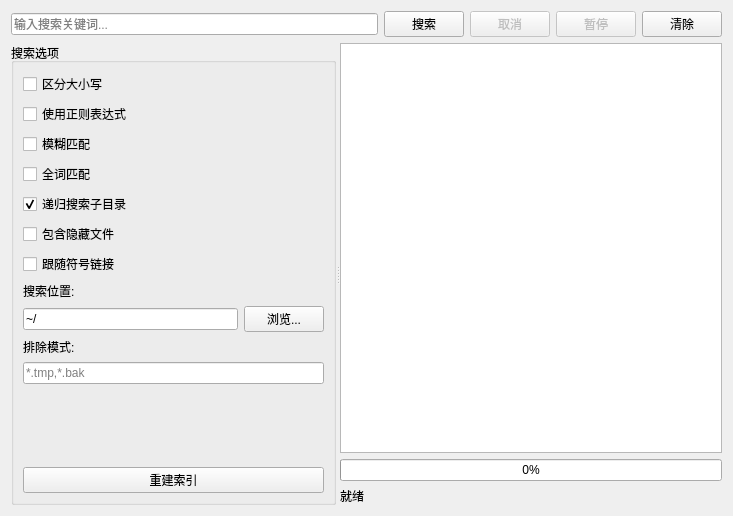
<?xml version="1.0" encoding="UTF-8"?>
<ui version="4.0">
 <class>SearchWidget</class>
 <widget class="QWidget" name="SearchWidget">
  <property name="geometry">
   <rect>
    <x>0</x>
    <y>0</y>
    <width>733</width>
    <height>516</height>
   </rect>
  </property>
  <property name="windowTitle">
   <string>Form</string>
  </property>
  <layout class="QVBoxLayout" name="verticalLayout">
   <item>
    <layout class="QHBoxLayout" name="horizontalLayout">
     <item>
      <widget class="QLineEdit" name="searchEdit">
       <property name="placeholderText">
        <string>输入搜索关键词...</string>
       </property>
      </widget>
     </item>
     <item>
      <widget class="QPushButton" name="searchButton">
       <property name="text">
        <string>搜索</string>
       </property>
      </widget>
     </item>
     <item>
      <widget class="QPushButton" name="cancelButton">
       <property name="enabled">
        <bool>false</bool>
       </property>
       <property name="text">
        <string>取消</string>
       </property>
      </widget>
     </item>
     <item>
      <widget class="QPushButton" name="pauseButton">
       <property name="enabled">
        <bool>false</bool>
       </property>
       <property name="text">
        <string>暂停</string>
       </property>
      </widget>
     </item>
     <item>
      <widget class="QPushButton" name="clearButton">
       <property name="text">
        <string>清除</string>
       </property>
      </widget>
     </item>
    </layout>
   </item>
   <item>
    <widget class="QSplitter" name="splitter">
     <property name="orientation">
      <enum>Qt::Horizontal</enum>
     </property>
     <widget class="QGroupBox" name="optionsGroup">
      <property name="title">
       <string>搜索选项</string>
      </property>
      <layout class="QVBoxLayout" name="verticalLayout_2">
       <item>
        <widget class="QCheckBox" name="caseSensitiveCheck">
         <property name="text">
          <string>区分大小写</string>
         </property>
        </widget>
       </item>
       <item>
        <widget class="QCheckBox" name="regexCheck">
         <property name="text">
          <string>使用正则表达式</string>
         </property>
        </widget>
       </item>
       <item>
        <widget class="QCheckBox" name="fuzzyMatchCheck">
         <property name="text">
          <string>模糊匹配</string>
         </property>
        </widget>
       </item>
       <item>
        <widget class="QCheckBox" name="wholeWordCheck">
         <property name="text">
          <string>全词匹配</string>
         </property>
        </widget>
       </item>
       <item>
        <widget class="QCheckBox" name="recursiveCheck">
         <property name="text">
          <string>递归搜索子目录</string>
         </property>
         <property name="checked">
          <bool>true</bool>
         </property>
        </widget>
       </item>
       <item>
        <widget class="QCheckBox" name="hiddenFilesCheck">
         <property name="text">
          <string>包含隐藏文件</string>
         </property>
        </widget>
       </item>
       <item>
        <widget class="QCheckBox" name="followSymlinksCheck">
         <property name="text">
          <string>跟随符号链接</string>
         </property>
        </widget>
       </item>
       <item>
        <widget class="QLabel" name="label">
         <property name="text">
          <string>搜索位置:</string>
         </property>
        </widget>
       </item>
       <item>
        <layout class="QHBoxLayout" name="horizontalLayout_2">
         <item>
          <widget class="QLineEdit" name="pathEdit">
           <property name="text">
            <string>~/</string>
           </property>
          </widget>
         </item>
         <item>
          <widget class="QPushButton" name="browseButton">
           <property name="text">
            <string>浏览...</string>
           </property>
          </widget>
         </item>
        </layout>
       </item>
       <item>
        <widget class="QLabel" name="label_2">
         <property name="text">
          <string>排除模式:</string>
         </property>
        </widget>
       </item>
       <item>
        <widget class="QLineEdit" name="excludeEdit">
         <property name="placeholderText">
          <string>*.tmp,*.bak</string>
         </property>
        </widget>
       </item>
       <item>
        <spacer name="verticalSpacer">
         <property name="orientation">
          <enum>Qt::Vertical</enum>
         </property>
         <property name="sizeHint" stdset="0">
          <size>
           <width>20</width>
           <height>40</height>
          </size>
         </property>
        </spacer>
       </item>
       <item>
        <widget class="QPushButton" name="rebuildIndexButton">
         <property name="text">
          <string>重建索引</string>
         </property>
        </widget>
       </item>
      </layout>
     </widget>
     <widget class="QWidget" name="layoutWidget">
      <layout class="QVBoxLayout" name="verticalLayout_3">
       <item>
        <widget class="QTreeView" name="resultView">
         <property name="alternatingRowColors">
          <bool>true</bool>
         </property>
         <property name="selectionMode">
          <enum>QAbstractItemView::SingleSelection</enum>
         </property>
         <property name="sortingEnabled">
          <bool>true</bool>
         </property>
        </widget>
       </item>
       <item>
        <widget class="QProgressBar" name="progressBar">
         <property name="value">
          <number>0</number>
         </property>
        </widget>
       </item>
       <item>
        <widget class="QLabel" name="statusLabel">
         <property name="text">
          <string>就绪</string>
         </property>
        </widget>
       </item>
      </layout>
     </widget>
    </widget>
   </item>
  </layout>
 </widget>
 <resources/>
 <connections/>
</ui> 
